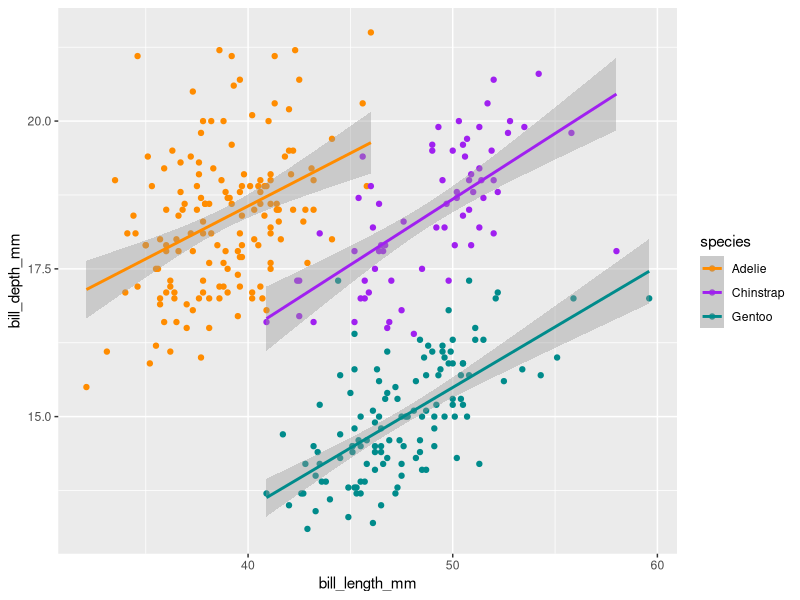
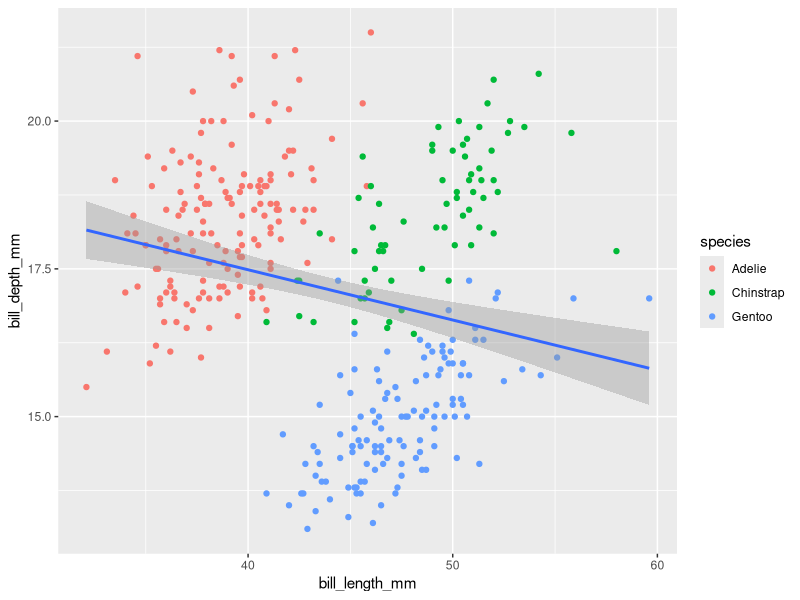
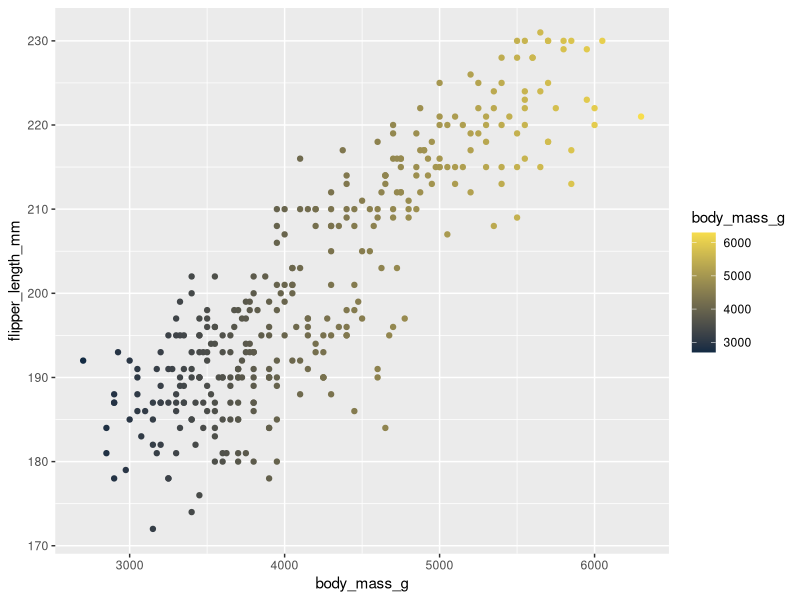
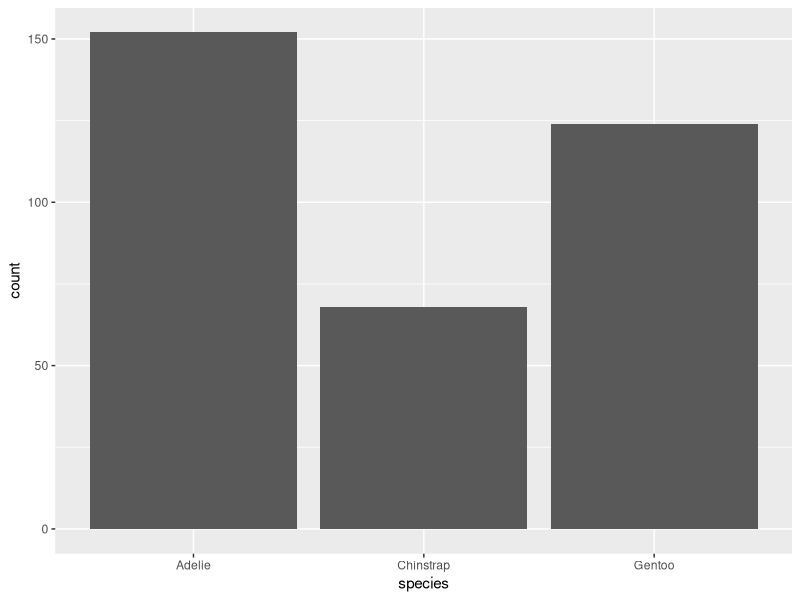
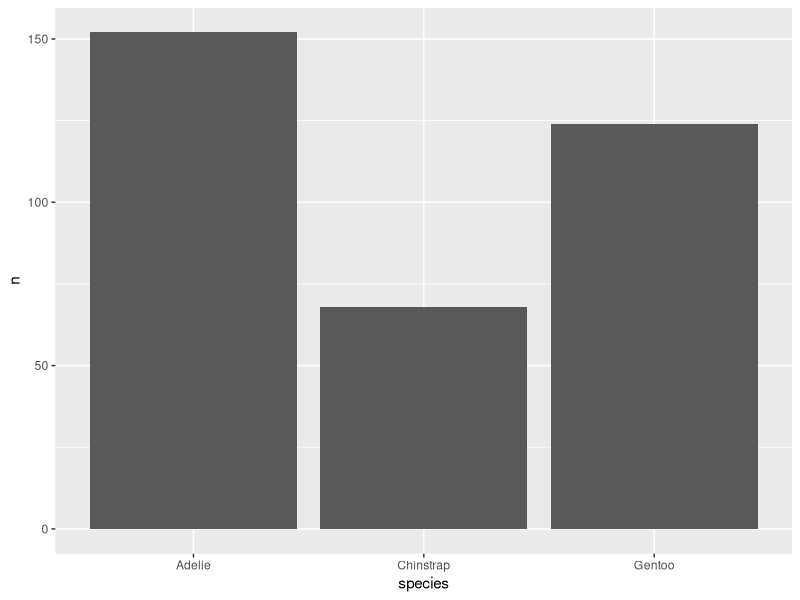
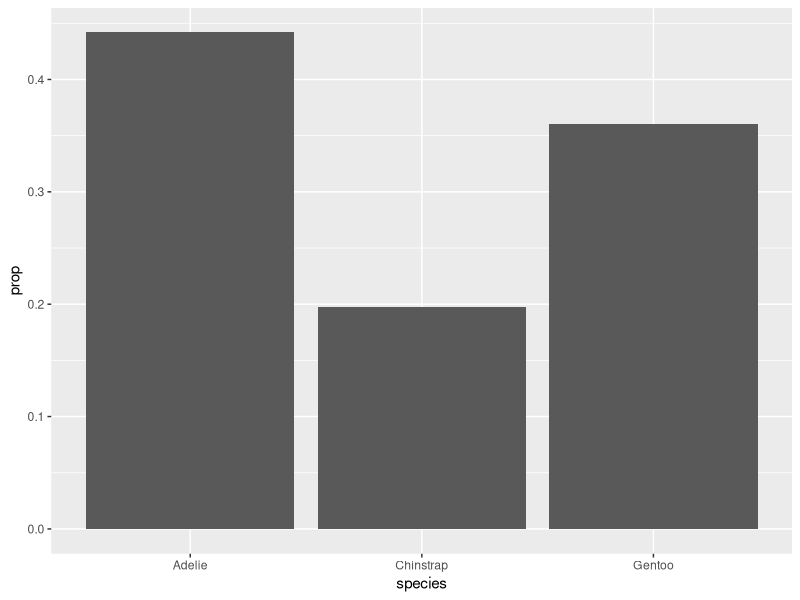
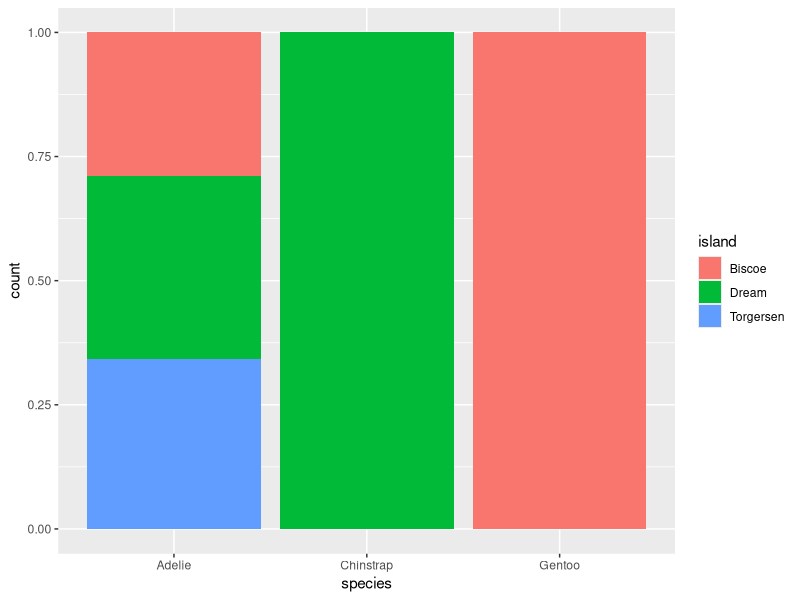
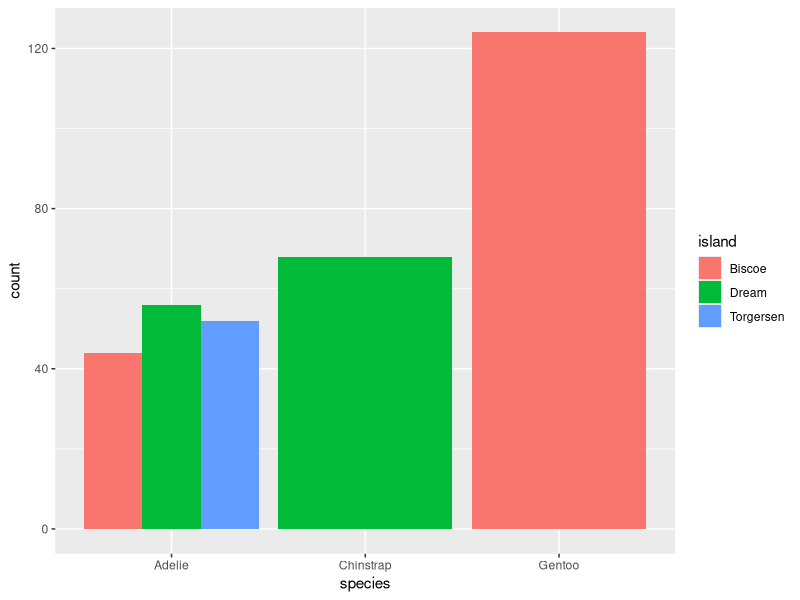

These figures' R source, in order:
## ---- chunk 1
library(tidyverse)
library(palmerpenguins)
## ---- chunk 2
# untidy data ----
temp_data_wide <- tribble(
  ~date, ~station1, ~station2,  ~station3,
  "2023-10-01", 30.1, 29.8,  31.2,
  "2023-11-01", 28.6, 29.1,  33.4,
  "2023-12-01", 29.9, 28.5,  32.3
)


# make tidy ----
temp_data_long <- temp_data_wide %>% 
  pivot_longer(cols = starts_with("station"), 
               names_to = "station_id",
               values_to = "temp_c")
## ---- chunk 3
#mapping color globally ---
ggplot(data = penguins,
       mapping = aes(x = bill_length_mm, 
                     y = bill_depth_mm,
                     color = species)) +
  geom_point() +
  geom_smooth(method = "lm") +
  scale_color_manual(values = c("darkorange", "purple", "cyan4"))


#mapping color locally ---
ggplot(data = penguins,
       mapping = aes(x = bill_length_mm, 
                     y = bill_depth_mm)) +
  geom_point(aes(color = species)) +
  geom_smooth(method = "lm")


#can co geom_point(color = "blue") to get all points to be only one color
#can do na.omit(penguins) for the data = penguins to omit all na values and those rows


#or
# penguins %>% 
#   ggplot(aes(x = bill_length_mm, y = bill_depth_mm))


ggplot(penguins, aes(x = body_mass_g,
                     y = flipper_length_mm,
                     color = body_mass_g)) +
  geom_point() +
  scale_color_gradient(low = "#132B43", high = "#F7DD4C")
## ---- chunk 4
ggplot(penguins, aes(x = species)) +
  geom_bar()
## ---- chunk 5
penguins_summary <- penguins %>% 
  count(species)

ggplot(penguins_summary, aes(x = species, y = n)) +
  geom_bar(stat = "identity")
## ---- chunk 6
ggplot(penguins, aes(x = species, y = after_stat(prop),
                     group = 1)) +
  geom_bar()
## ---- chunk 7
#stack on top one another
ggplot(penguins, aes(x = species, fill = island)) +
  geom_bar(position = "fill")

#creates a bar plot for each variable
ggplot(penguins, aes(x = species, fill = island)) +
  geom_bar(position = "dodge")

#another way (spaces it out)
ggplot(penguins, aes(x = species, fill = island)) +
  geom_bar(position = position_dodge2())

#another way (spaces it out and looks uniform)
ggplot(penguins, aes(x = species, fill = island)) +
  geom_bar(position = position_dodge2(preserve = "single"))
## ---- chunk 8
# x and y axis are flipped
ggplot(penguins, aes(x = species)) +
  geom_bar() +
  coord_flip()

# creates it as a polar-like map
ggplot(penguins, aes(x = species)) +
  geom_bar() +
  coord_polar()

#themes
ggplot(penguins, aes(x = species)) +
  geom_bar() +
  coord_flip() +
  theme_classic() +
  theme(
    axis.title = element_text(size = 17, color = "purple")
  )


